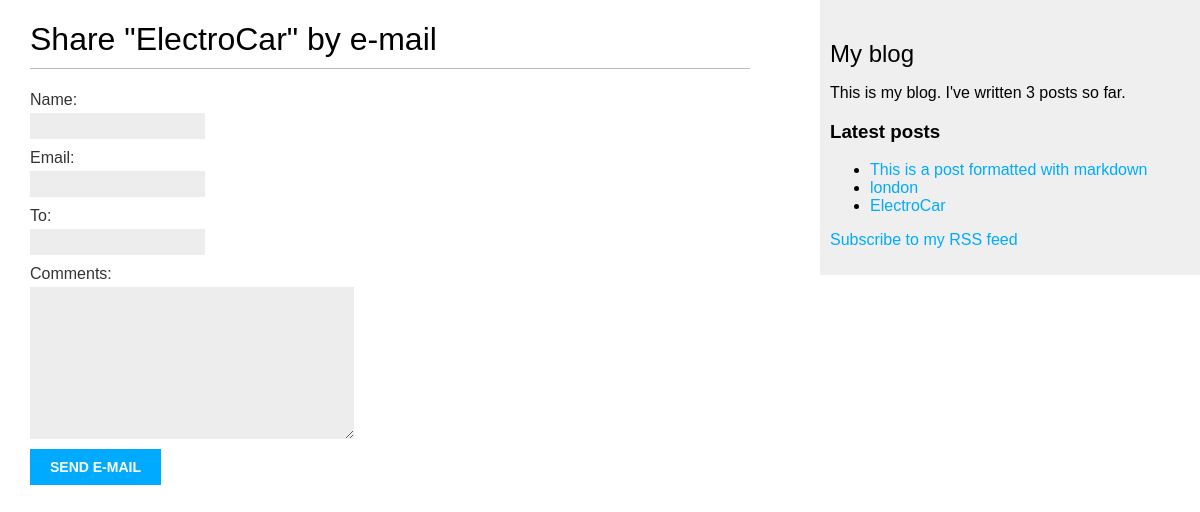
/blog/2/share/, run on the app's committed database.
### blog/models.py (models this page shows, shortened)
class Post(models.Model):
    STATUS_CHOICES = (
        ('draft', 'Draft'),
        ('published', 'Published'),
    )
    title = models.CharField(max_length=250)
    slug = models.SlugField(max_length=250,
                            unique_for_date='publish')
    author = models.ForeignKey(User,
                               on_delete=models.CASCADE,
                               related_name='blog_posts')
    body = models.TextField()
    publish = models.DateTimeField(default=timezone.now)
    created = models.DateTimeField(auto_now_add=True)
    updated = models.DateTimeField(auto_now=True)
    status = models.CharField(max_length=10,
                              choices=STATUS_CHOICES,
                              default='draft')
    objects = models.Manager()  # The default manager.
    published = PublishedManager()  # Our custom manager.
    tags = TaggableManager()        # Tag
    class Meta:
        ordering = ('-publish',)
    def get_absolute_url(self):
        return reverse('blog:post_detail',
                       args=[self.publish.year,
                             self.publish.month,
                             self.publish.day,
                             self.slug])

### blog/views.py (the view)
# urls.py: path('<int:post_id>/share/', views.post_share, name='post_share'),
def post_share(request, post_id):
    post = get_object_or_404(Post, id=post_id, status='published')
    sent = False
    if request.method == 'POST':
        form = EmailPostForm(request.POST)
        if form.is_valid():
            cd = form.cleaned_data
            post_url = request.build_absolute_uri(
                post.get_absolute_url()
            )
            subject = f'{cd["name"]} recommends you read, {post.title}'
            message = f'Read {post.title} at {post_url} \n\n ' \
                      f'{cd["name"]}\'s comments: {cd["comments"]}'
            send_mail(subject, message, 'tteest624@gmail.com', [cd['to']])
            sent = True
    else:
        form = EmailPostForm()
    return render(request, 'blog/post/share.html',
                  {'post': post, 'form': form, 'sent': sent})

### blog/forms.py
class EmailPostForm(forms.Form):
    name = forms.CharField(max_length=25)
    email = forms.EmailField()
    to = forms.EmailField()
    comments = forms.CharField(required=False,
                               widget=forms.Textarea)

### blog/models.py (called while the page is built)
    def get_queryset(self):
        return super().get_queryset().filter(status='published')

### blog/templatetags/blog_tags.py (called while the page is built)
@register.inclusion_tag('blog/post/latest_posts.html')
def show_latest_posts(count=5):
    latest_posts = Post.published.order_by('-publish')[:count]
    return {'latest_posts': latest_posts}

@register.simple_tag
def total_posts():
    return Post.published.count()

### blog/templates/blog/post/share.html (shortened to what this page needs)
{% extends "blog/base.html" %}
{% block content %}
  {% if sent %}
    <h1>E-mail successfully sent</h1>
    <p>
      "{{ post.title }}" was successfully sent to {{ form.cleaned_data.to }}.
    </p>
  {% else %}
    <h1>Share "{{ post.title }}" by e-mail</h1>
    <form method="post">
      {{ form.as_p }}
      <input type="submit" value="Send e-mail">
    </form>
  {% endif %}
{% endblock %}

### blog/templates/blog/post/latest_posts.html
<ul>
  {% for post in latest_posts %}
    <li>
      <a href="{{ post.get_absolute_url }}">{{ post.title }}</a>
    </li>
  {% endfor %}
</ul>

### blog/static/css/blog.css (style rules this page uses)
body { margin:0; padding:0; font-family:helvetica, sans-serif; }
a { color:#00abff; text-decoration:none; }
h1 { font-weight:normal; border-bottom:1px solid #bbb; padding:0 0 10px 0; }
label { float:left; clear:both; color:#333; margin-bottom:4px; }
input, textarea { clear:both; float:left; margin:0 0 10px; background:#ededed; border:0; padding:6px 10px; font-size:12px; }
input[type=submit] { font-weight:bold; background:#00abff; color:#fff; padding:10px 20px; font-size:14px; text-transform:uppercase; }

### data on the page
Post: title "ElectroCar"
Post: title "This is a post formatted with markdown"
Post: title "london"
